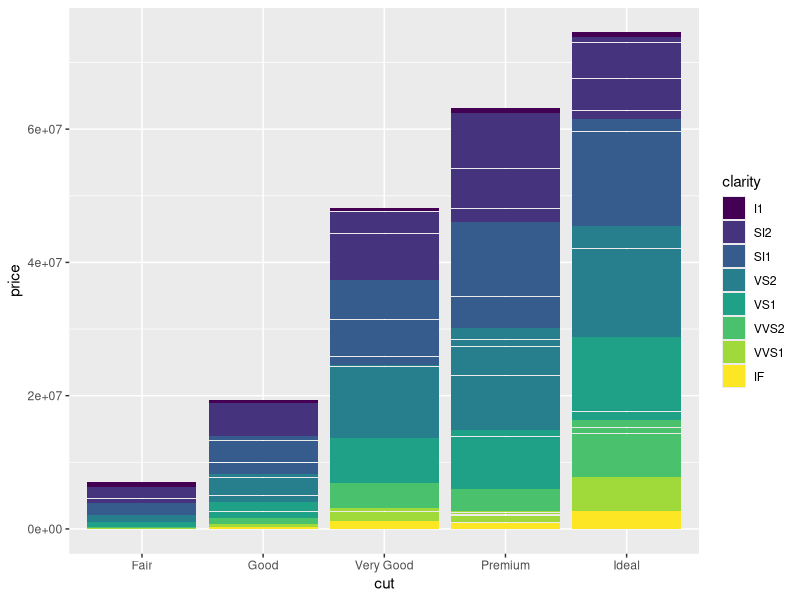
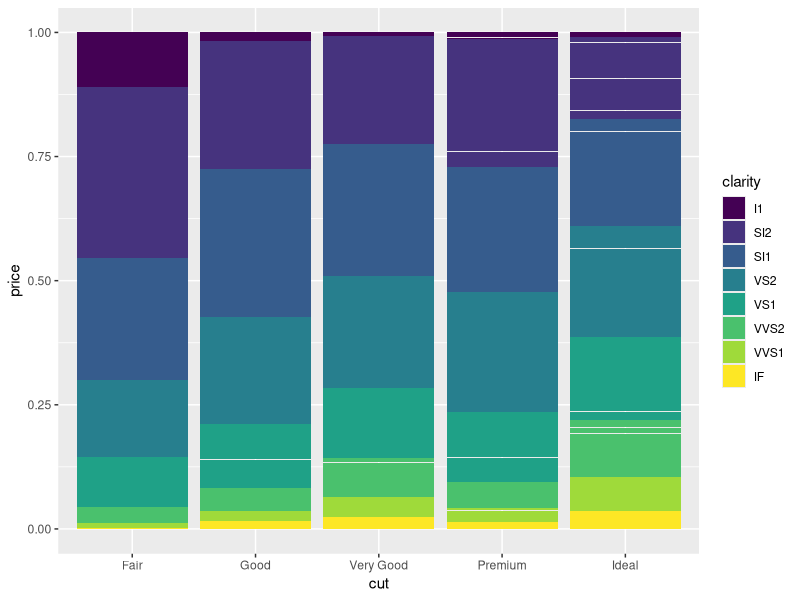
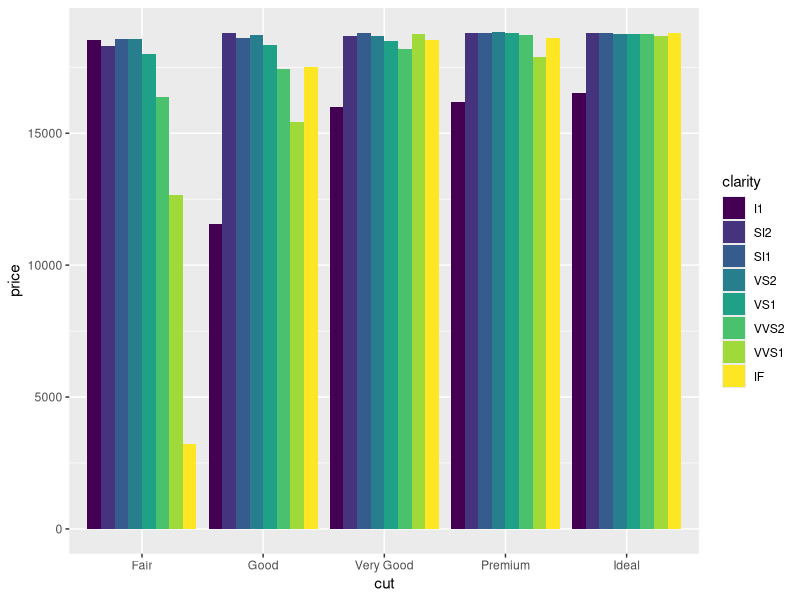
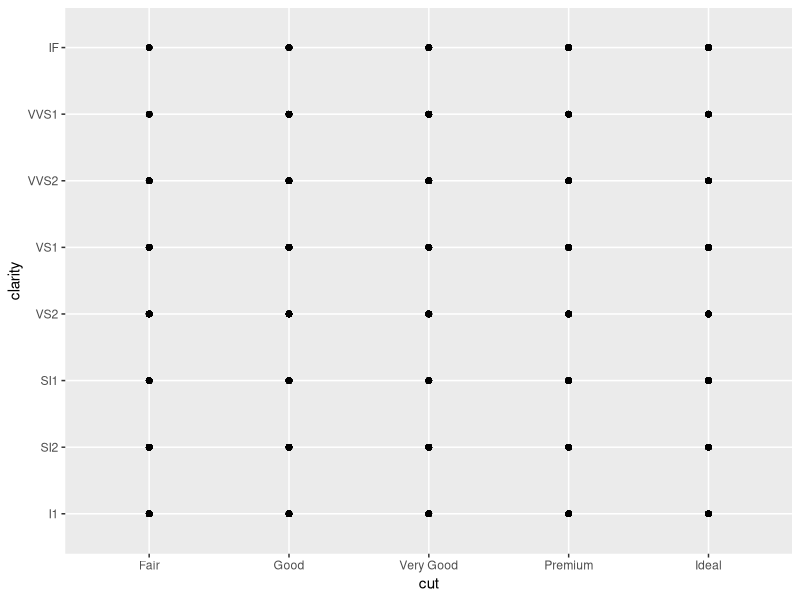
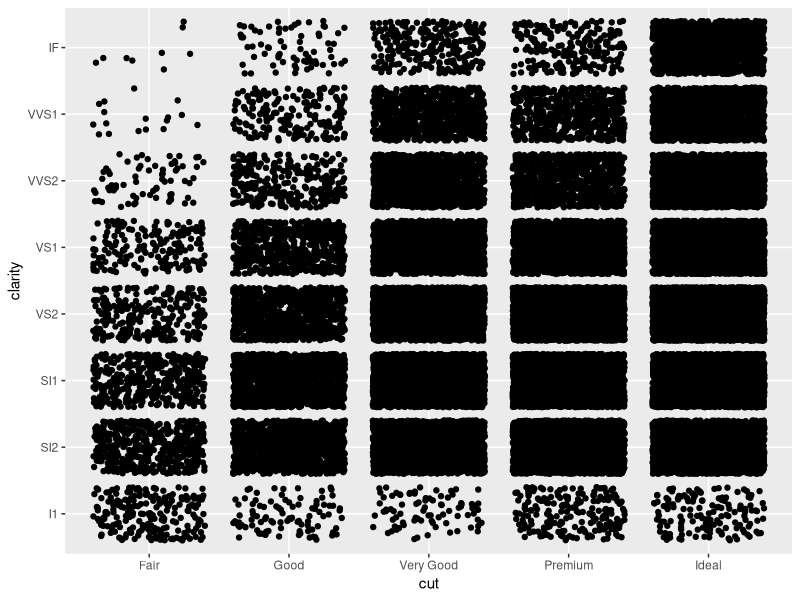
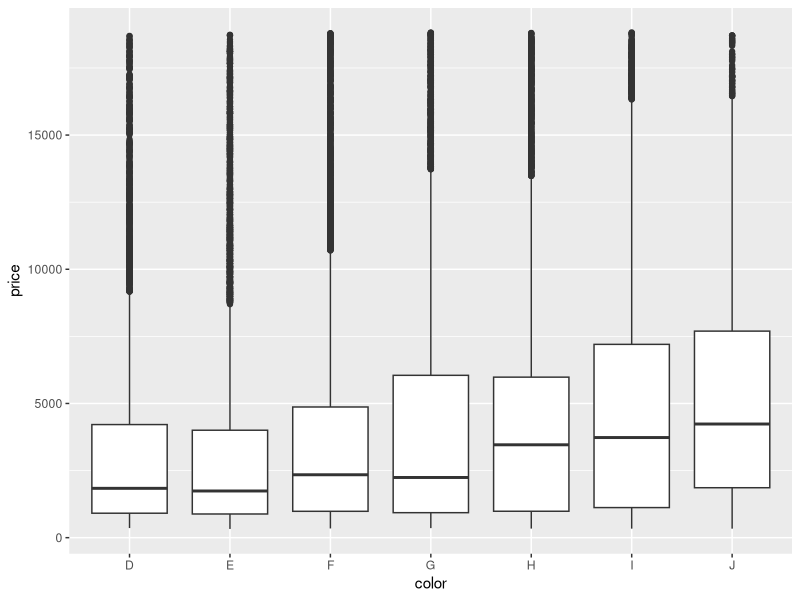
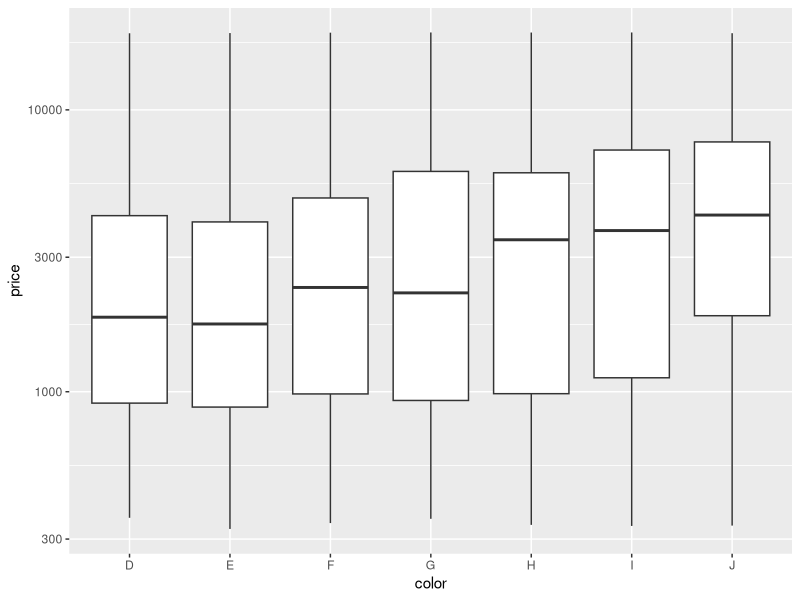
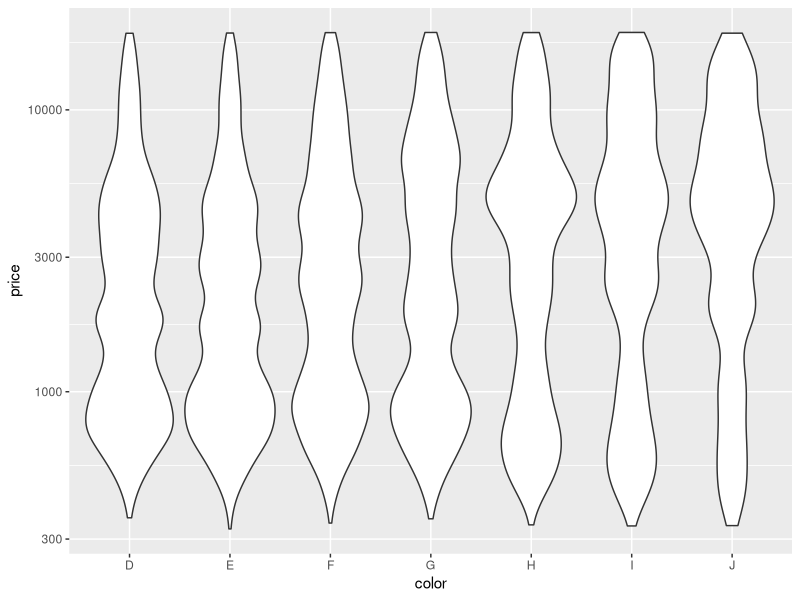

These figures' R source, in order: (Note: this script raises an error after producing the figures.)
# Exercise 2: advanced ggplot2 practice

# Install and load the `ggplot2` package
#install.packages('ggplot2')
library("ggplot2")

# For this exercise you will again be working with the `diamonds` data set.
# Use `?diamonds` to review details about this data set
?diamonds

## Position Adjustments

# Draw a column (bar) chart of diamonds cuts by price, with each bar filled by 
# clarity. You should see a _stacked_ bar chart.
ggplot(data = diamonds) +
  geom_col(mapping = aes(x = cut, y = price, fill = clarity))

# Draw the same chart again, but with each element positioned to "fill" the y axis
ggplot(data = diamonds) +
  geom_col(mapping = aes(x = cut, y = price, fill = clarity), position = "fill")


# Draw the same chart again, but with each element positioned to "dodge" each other
ggplot(data = diamonds) +
  geom_col(mapping = aes(x = cut, y = price, fill = clarity), position = "dodge")


# Draw a plot with point geometry with the x-position mapped to `cut` and the 
# y-position mapped to `clarity`
# This creates a "grid" grouping the points
ggplot(data = diamonds) +
  geom_point(mapping = aes(x = cut, y = clarity))

# Use the "jitter" position adjustment to keep the points from all overlapping!
# (This works a little better with a sample of diamond data, such as from the 
# previous exercise).
ggplot(data = diamonds) +
  geom_point(mapping = aes(x = cut, y = clarity), position = "jitter")



## Scales

# Draw a "boxplot" (with `geom_boxplot`) for the diamond's price (y) by color (x)
ggplot(data = diamonds) +
  geom_boxplot(mapping = aes(x = color, y = price))

# This has a lot of outliers, making it harder to read. To fix this, draw the 
# same plot but with a _logarithmic_ scale for the y axis.
ggplot(data = diamonds) +
  geom_boxplot(mapping = aes(x = color, y = price)) +
  scale_y_log10()


# For another version, draw the same plot but with `violin` geometry instead of 
# `boxplot` geometry!
# How does the logarithmic scale change the data presentation?
ggplot(data = diamonds) +
  geom_violin(mapping = aes(x = color, y = price)) +
  scale_y_log10()


# Another interesting plot: draw a plot of the diamonds price (y) by carat (x), 
# using a heatmap of 2d bins (geom_bin2d)
# What happens when you make the x and y channels scale logarithmically?
ggplot(data = diamonds) +
  geom_bin2d(mapping = aes(x = carat, y = price)) +
  scale_x_log10()
  scale_y_log10()

# Draw a scatter plot for the diamonds price (y) by carat (x). Color each point
# by the clarity (Remember, this will take a while. Use a sample of the diamonds 
# for faster results)
ggplot( data = diamonds) +
  geom_point(mapping = aes(x = carat, y = price, color = clarity))

# Change the color of the previous plot using a ColorBrewer scale of your choice. 
# What looks nice?
ggplot( data = diamonds) +
  geom_point(mapping = aes(x = carat, y = price, color = clarity)) +
  scale_color_brewer(palette = "RdPu")



## Coordinate Systems

# Draw a bar chart with x-position and fill color BOTH mapped to cut
# For best results, SET the `width` of the geometry to be 1 (fill plot, no space
# between)
# TIP: You can save the plot to a variable for easier modifications
bar_chart <- ggplot(data = diamonds) +
  geom_bar(mapping = aes(x = cut, fill =cut), width = 1)

bar_chart
# Draw the same chart, but with the coordinate system flipped
bar_chart + coord_flip()

# Draw the same chart, but in a polar coordinate system. It's a Coxcomb chart!
bar + coord_polar()


## Facets

# Take the scatter plot of price by carat data (colored by clarity) and add 
# _facets_ based on the diamond's `color`
ggplot(data = diamonds) +
  geom_point(mapping = aes( x = carat, y= price, color = clarity)) +
  scale_color_brewer(palette = "RdPu") +
  facet_wrap(~color)

## Saving Plots

# Use the `ggsave()` function to save the current (recent) plot to disk.
# Name the output file "my-plot.png".
# Make sure you've set the working directory!!
ggsave("my-plot.png")
